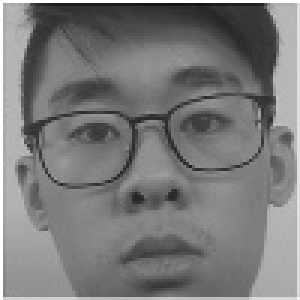
#> input picture database/delvin/delvin_1.jpg, 100 x 100 px (shown 3 times larger); its folder holds only this picture in this run
$ python PCA_Test.py
#> lines starting #> are read from the running program, lines starting #| are printed output that depends on the picture
### read_from_db.py
import sys
import cv2
import numpy as np
import os

main_db = "./database"

def read_from_db(database):

#> called with database = './database'
    entries = [person for person in os.listdir(database)]

    entries.sort()

    image_list = []
    index =[]

    for count, name in enumerate(entries):

        folder_path = database + '/' + name

        for face in os.listdir(folder_path):

            # image index listing
            index.append(face.split('.')[0])

            # read image in grayscale
            image = cv2.imread(folder_path+ '/' + face, 0)
#> image is the input picture: shape (100, 100); min 18, max 255, mean 121.6

            # retrieve exactly 10000 pixels
            image = image.flatten()
#> image = 10000 values, max 255 at index 1, min 18 at index 166, mean 121.6
#> (printed output is left out)
            image = np.reshape(image, (1, len(image)))
            image = image[:10000]

            # populate the image list
            if len(image_list) < 1:
                image_list = image
            else:
                image_list = np.append(image_list, image, axis=0)

    # save all the image indexes
    np.savetxt("name_index.csv", index, delimiter='  ,  ', fmt = '%s')

    return image_list

### PCA_Test.py
import numpy as np
from scipy.linalg import eigh
import os
import sys
import cv2
import pandas as pd

from read_from_db import *

main_db = "./database"

def extract_eigenvector(mean_deducted):

    cols = np.shape(mean_deducted)[1]
    cov = np.dot(mean_deducted.T , mean_deducted)/(np.shape(mean_deducted)[0] - 1)

    print ("done cov")
    eigvalue, eigenvectors = np.linalg.eigh(cov, UPLO='L')
    print ("done eigen")

    sorted_index = np.argsort(eigvalue)
    eigenvectors_sort = np.copy(eigenvectors[:, sorted_index])[:, cols-200-1:cols-1]
    eigenvectors_fin = np.copy(eigenvectors_sort)
    # eigenvectors_normalized = np.copy(eigenvectors_sort)
    # for i in range(0, cols):
    #     eigenvectors_normalized[i] = eigenvectors_normalized[i]/np.linalg.norm(eigenvectors_normalized[i]) * scale

    print ('done normalizing')
    np.savetxt(EIGVEC, eigenvectors_fin, delimiter=',')
    # np.savetxt(EIGVEC_NORM, eigenvectors_normalized,delimiter=',')
    for i in range(199,150,-1):
        cv2.imwrite("pca_eigenface/pca_eigenface_"+str(i)+".jpg", np.reshape(eigenvectors_fin[:,i], (100,100)) )
        # cv2.imwrite("pca_eigenface/pca_eigenface_norm_"+str(i)+".jpg",np.reshape(eigenvectors_normalized[:,i],(100,100)) )

    # if norm:
    #     return eigenvectors_normalized

    return eigenvectors_fin

def pca_normal(image_matrix):

    col_size = np.shape(image_matrix)[1]
#> col_size = 10000
    faces = np.shape(image_matrix)[0]
#> faces = 2

    average = [None] * col_size

    #calculate average values of faces, and the matrix deducted from it
    mean_deducted = np.zeros(np.shape(image_matrix))

    # mean-shift all the values
    for i in range(0, col_size):
        average[i] = np.mean(image_matrix[:,i])
        mean_deducted[:,i] = image_matrix[:,i] - average[i]
        print ("done mean deducting" + str(i+1)+ '/' + str(col_size) )
#> after the loop, average = 10000 values, max 255 at index 3, min 68 at index 5740, mean 129.4


    #write out resulting average face values
    ave = np.array(np.reshape(average, (100,100)))
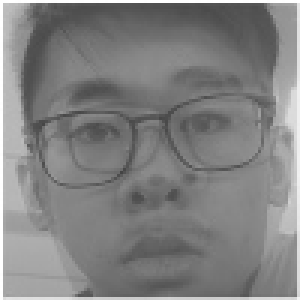
#> ave: shape (100, 100) float64 (shown 3 times larger); min 68, max 255, mean 129.4
    np.savetxt("./average_face_test.csv", average, delimiter=',')
    cv2.imwrite("average_face.jpg", ave)


    #calculate the eigenvectors for the mean deducted matrix
    eigenvector = extract_eigenvector(mean_deducted)
#> in extract_eigenvector, `sorted_index = np.argsort(eigvalue)`: sorted_index = 10000 values, max 9999 at index 9533, min 0 at index 895, mean 4999.5

    #calculate the reduced face matrix and return
    mean_deducted = np.array(mean_deducted)
    reduced = np.zeros((np.shape(mean_deducted)[0], np.shape(eigenvector)[1]))
    print ("done reducing: ")
    for i in range(0,faces):
        reduced[i] = np.dot(mean_deducted[i], eigenvector)
        print (str(i)+'/'+str(faces))

    return reduced


image_table = read_from_db(main_db)
print ("Dimension of image table: ", np.shape(image_table), "\n", image_table)
# np.savetxt("./image_table.csv", image_table, fmt='%i', delimiter=',')
result = None

#> (the run stopped early here; a loop or call above may not have finished)
